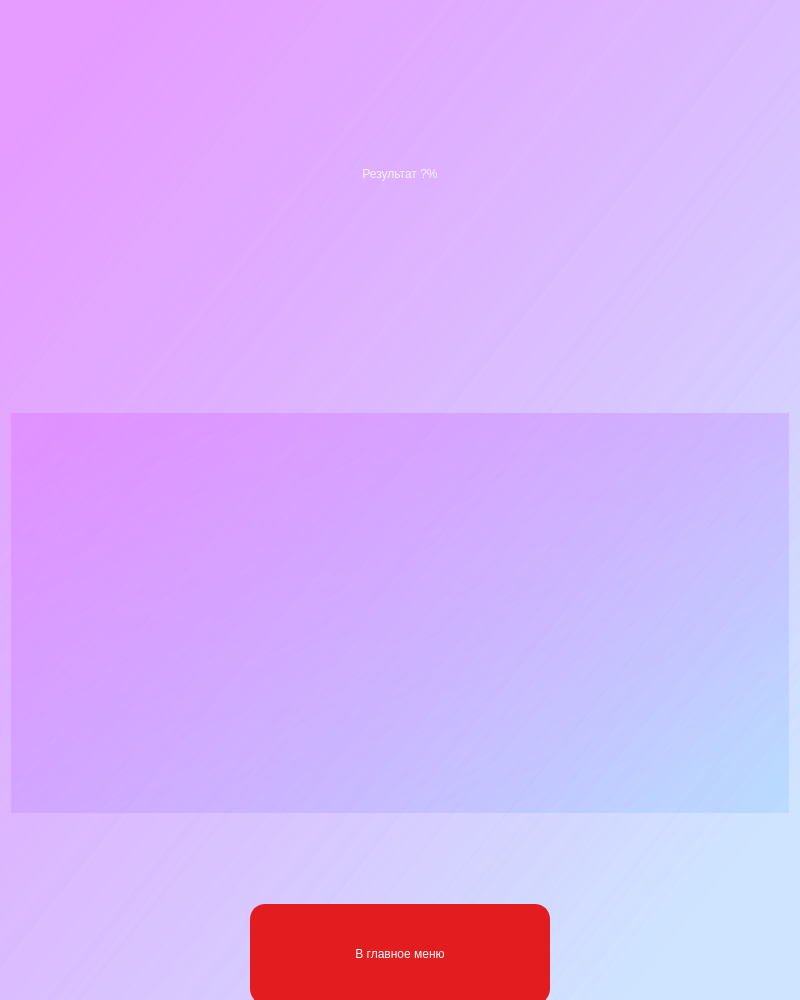
<?xml version="1.0" encoding="UTF-8"?>
<ui version="4.0">
 <class>StatisticWindow</class>
 <widget class="QWidget" name="StatisticWindow">
  <property name="geometry">
   <rect>
    <x>0</x>
    <y>0</y>
    <width>800</width>
    <height>1000</height>
   </rect>
  </property>
  <property name="windowTitle">
   <string>Form</string>
  </property>
  <property name="layoutDirection">
   <enum>Qt::LeftToRight</enum>
  </property>
  <property name="styleSheet">
   <string notr="true">background-color: qlineargradient(spread:reflect, x1:0, y1:0, x2:1, y2:1, stop:0.0786517 rgba(222, 128, 255, 134), stop:0.898876 rgba(59, 152, 255, 34));</string>
  </property>
  <layout class="QVBoxLayout" name="verticalLayout">
   <item>
    <layout class="QHBoxLayout" name="horizontalLayout_2">
     <item>
      <spacer name="horizontalSpacer_3">
       <property name="orientation">
        <enum>Qt::Horizontal</enum>
       </property>
       <property name="sizeHint" stdset="0">
        <size>
         <width>40</width>
         <height>20</height>
        </size>
       </property>
      </spacer>
     </item>
     <item>
      <widget class="QLabel" name="label">
       <property name="minimumSize">
        <size>
         <width>600</width>
         <height>150</height>
        </size>
       </property>
       <property name="maximumSize">
        <size>
         <width>600</width>
         <height>16777215</height>
        </size>
       </property>
       <property name="styleSheet">
        <string notr="true">font: 75 italic 72pt &quot;Bahnschrift&quot;;
color: rgb(244, 244, 244);
background-color: qlineargradient(spread:pad, x1:0, y1:0, x2:1, y2:0, stop:0 rgba(255, 178, 102, 0), stop:0.55 rgba(235, 148, 61, 0), stop:0.977528 rgba(0, 0, 0, 0), stop:1 rgba(0, 0, 0, 0));</string>
       </property>
       <property name="text">
        <string>Результат ?%</string>
       </property>
       <property name="alignment">
        <set>Qt::AlignCenter</set>
       </property>
      </widget>
     </item>
     <item>
      <spacer name="horizontalSpacer_4">
       <property name="orientation">
        <enum>Qt::Horizontal</enum>
       </property>
       <property name="sizeHint" stdset="0">
        <size>
         <width>40</width>
         <height>20</height>
        </size>
       </property>
      </spacer>
     </item>
    </layout>
   </item>
   <item>
    <spacer name="verticalSpacer">
     <property name="orientation">
      <enum>Qt::Vertical</enum>
     </property>
     <property name="sizeType">
      <enum>QSizePolicy::Fixed</enum>
     </property>
     <property name="sizeHint" stdset="0">
      <size>
       <width>20</width>
       <height>70</height>
      </size>
     </property>
    </spacer>
   </item>
   <item>
    <widget class="QWidget" name="widget" native="true">
     <property name="minimumSize">
      <size>
       <width>400</width>
       <height>400</height>
      </size>
     </property>
     <property name="maximumSize">
      <size>
       <width>16777215</width>
       <height>16777215</height>
      </size>
     </property>
    </widget>
   </item>
   <item>
    <spacer name="verticalSpacer_2">
     <property name="orientation">
      <enum>Qt::Vertical</enum>
     </property>
     <property name="sizeType">
      <enum>QSizePolicy::Fixed</enum>
     </property>
     <property name="sizeHint" stdset="0">
      <size>
       <width>20</width>
       <height>70</height>
      </size>
     </property>
    </spacer>
   </item>
   <item>
    <layout class="QHBoxLayout" name="horizontalLayout">
     <item>
      <spacer name="horizontalSpacer">
       <property name="orientation">
        <enum>Qt::Horizontal</enum>
       </property>
       <property name="sizeHint" stdset="0">
        <size>
         <width>40</width>
         <height>20</height>
        </size>
       </property>
      </spacer>
     </item>
     <item>
      <widget class="QPushButton" name="toMainWindowButton">
       <property name="minimumSize">
        <size>
         <width>300</width>
         <height>100</height>
        </size>
       </property>
       <property name="maximumSize">
        <size>
         <width>300</width>
         <height>70</height>
        </size>
       </property>
       <property name="styleSheet">
        <string notr="true">QPushButton {
    border: 2px solid #e31c20; /* Красный цвет границы */
    border-radius: 15px; 
    background-color:#e31c20; /* Красный цвет фона */
    color: white; 
    padding: 20px; 
	font: 75 18pt &quot;Bahnschrift&quot;;
} 

QPushButton:hover { 
    background-color: #C70039; /* Более темный красный при наведении */
}

QPushButton:pressed {
    background-color: #900C3F; /* Еще более темный красный при нажатии */
    padding-left: 8px;
    padding-top: 8px;
}</string>
       </property>
       <property name="text">
        <string>В главное меню</string>
       </property>
      </widget>
     </item>
     <item>
      <spacer name="horizontalSpacer_2">
       <property name="orientation">
        <enum>Qt::Horizontal</enum>
       </property>
       <property name="sizeHint" stdset="0">
        <size>
         <width>40</width>
         <height>20</height>
        </size>
       </property>
      </spacer>
     </item>
    </layout>
   </item>
  </layout>
 </widget>
 <resources/>
 <connections/>
</ui>
